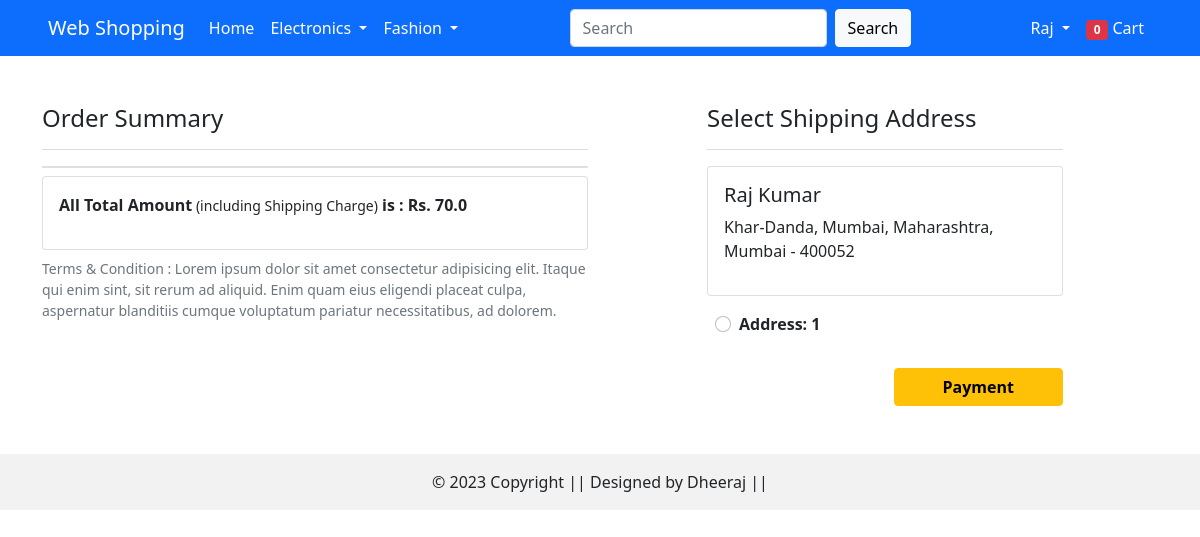
The page /checkout/ (signed in) on the database its author committed.
### app/models.py (models this page shows, shortened)
class Customer(models.Model):
    user = models.ForeignKey(User, on_delete=models.CASCADE)
    name = models.CharField(max_length=200)
    locality = models.CharField(max_length=200)
    city = models.CharField(max_length=50)
    zipcode = models.IntegerField()
    state = models.CharField(choices=STATES_CHOICES, max_length=50)

### app/views.py (the view)
# urls.py: path('checkout/', views.Checkout.as_view(), name='checkout'),
class Checkout(View):
    def get(self, request):
        totalitem = 0
        user = request.user
        address = Customer.objects.filter(user=user)
        cart_items = Cart.objects.filter(user=user)
        if request.user.is_authenticated:
                totalitem = len(Cart.objects.filter(user=request.user))
        amount = 0.0
        shipping_amount = 70.0
        total_amount = 0.0
        for cart in cart_items:
            tempamount = (cart.quantity * cart.product.discounted_price)
            amount +=tempamount
        total_amount = amount + shipping_amount
        totalamount = total_amount *100
        return render(request, 'app/checkout.html',locals())

### app/templates/app/checkout.html (shortened to what this page needs)
{% extends "app/base.html" %}
{% load static %}
{% block main_content %}
<div class="container my-5">
  <div class="row">
    <div class="col-sm-6 ">
      <h4>Order Summary</h4>
      <hr class="text-muted">
      <div class="card mb-2">
      </div>
      <div class="card mb-2">
        <div class="card-body">
          <p class="fw-bold">All Total Amount<span class="fw-lighter"><small> (including Shipping Charge)</small></span> is : Rs. {{total_amount}}</p>
        </div>
      </div>
      <div class="mt-2">
        <small>
          <p class="text-muted">Terms & Condition : Lorem ipsum dolor sit amet consectetur adipisicing elit. Itaque qui enim sint, sit rerum ad aliquid. Enim quam eius eligendi placeat culpa, aspernatur blanditiis cumque voluptatum pariatur necessitatibus, ad dolorem.</p>
        </small>
      </div>
    </div>
    <div class="col-sm-4 offset-sm-1 ">
      <h4>Select Shipping Address</h4>
      <hr class="text-muted">
      <form action="/paymentdone" id="myform">
        {% for add in address %}
        <div class="card">
          <div class="card-body">
            <h5>{{add.name}}</h5>
            <p>{{add.locality}}, {{add.city}}, {{add.state}}, {{add.city}}  - {{add.zipcode}}</p>
          </div>
        </div>
        <div class="form-check my-3 mx-2">
          <input class="form-check-input" type="radio" name="custid" id="custid{{forloop.counter}}" value="{{add.id}}">
          <label class="form-check-label fw-bold" for=" cust_id{{forloop.counter}}">Address: {{forloop.counter}}</label>
        </div>
        {% endfor %}
        <div class="text-end">
          <button type="submit" class="btn btn-warning mt-3 px-5 fw-bold ">Payment</button>
        </div>
      </form>
    </div>
  </div>
</div>
{% endblock main_content %}

### app/templates/app/base.html (shortened to what this page needs)
<!DOCTYPE html>
{% load static %}
<html lang="en">
<head>
    <link href="https://cdn.jsdelivr.net/npm/bootstrap@5.0.0-beta1/dist/css/bootstrap.min.css" rel="stylesheet">
    <link rel="stylesheet" href="https://cdnjs.cloudflare.com/ajax/libs/OwlCarousel2/2.3.4/assets/owl.carousel.min.css" />
    <link rel="stylesheet" href="{% static 'app/css/all.min.css' %}">
    <link rel="stylesheet" href="{% static 'app/css/style.css' %}">
</head>
<body>
    <nav class="navbar navbar-expand-lg navbar-light bg-primary px-5 ">
        <a class="navbar-brand text-white" href="#">Web Shopping</a>
        <div class="collapse navbar-collapse d-flex justify-content-between" id="navbarSupportedContent">
            <ul class="navbar-nav mr-auto">
                <li class="nav-item active">
                    <a class="nav-link text-white" href="{% url 'home' %}">Home <span class="sr-only">(current)</span></a>
                </li>
                <li class="nav-item dropdown">
                    <a class="nav-link dropdown-toggle text-white" href="#" id="electronicsDropdown" role="button" data-bs-toggle="dropdown" aria-haspopup="true" aria-expanded="false">
                    Electronics
                    </a>
                </li>
                <li class="nav-item dropdown">
                    <a class="nav-link dropdown-toggle text-white" href="#" id="fashionDropdown" role="button" data-bs-toggle="dropdown" aria-haspopup="true" aria-expanded="false">
                    Fashion
                    </a>
                </li>
            </ul>
            <form class="form-inline my-2 mx-2 my-lg-0 d-flex">
                <input class="form-control mr-sm-2 " type="search" placeholder="Search" aria-label="Search">
                <button class="btn btn-light my-2 mx-2 my-sm-0 " type="submit">Search</button>
            </form>
            <div>
                <ul class="navbar-nav mr-auto">
                    {% if request.user.is_authenticated %}
                    <li class="nav-item dropdown">
                        <a class="nav-link dropdown-toggle text-white" href="#" id="profileDropdown" role="button" data-bs-toggle="dropdown" aria-haspopup="true" aria-expanded="false">
                        {{request.user | capfirst}}
                        </a>
                    </li>
                    <li class="nav-item ">
                        <a class="nav-link text-white" href="{% url 'show-cart' %}"> <span class="badge bg-danger " id="total_icon"> {{totalitem}} </span> Cart </a>
                    </li>
                    {% endif %}
                </ul>
            </div>
        </div>
    </nav>
    {% block main_content %}{% endblock main_content %}
    <footer class="bg-body-tertiary text-center text-lg-start">
        <div class="text-center p-3" style="background-color: rgba(0, 0, 0, 0.05);">
          © 2023 Copyright || Designed by Dheeraj ||
        </div>
    </footer>
</body>
</html>

### rows shown on the page
Customer: name "Raj Kumar", locality "Khar-Danda", city "Mumbai", state "Maharashtra", zipcode "400052"

### other values the page prints
{{ request.user | capfirst }} "Raj"
{{ totalitem }} "0"
{{ total_amount }} "70.0"
